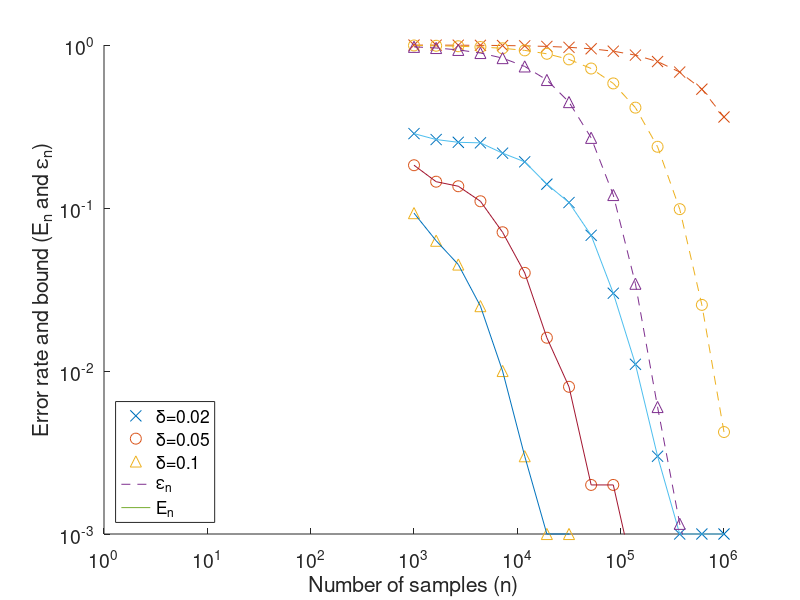

The MATLAB script that drew this image:
% Figure for distibution of error rate and bound for fixed sample size test

clear variables;

reload = false;
if reload
	nRuns = 1000;
	N = 2e6;
	% Load parameters for each chain
	load('results/gammas_2e6_from2e5.mat');

	epsilon = 0.01;
	mtrue = 0.88746;
	Ns = ceil(logspace(3,6,15));
	deltas = [0.02,0.05,0.1];
	fn = zeros(length(deltas),length(Ns));
	fp = zeros(length(deltas),length(Ns));
	for k=1:nRuns
		fname = sprintf('/home/beni/data/phd/mcmchyp/odemcmc-jakstat-1-2000000-50000-1-%d.mat',k);
		fprintf('Reading %s\n',fname);
		f = load(fname);
		sfx = cumsum(f.f);
		gamma = gammas(k);
		for j=1:length(deltas)
			delta = deltas(j);
			r = mtrue-delta;
			for i=1:length(Ns)
				ns = Ns(i);
				if sfx(ns) <= ns*r
					fn(j,i) = fn(j,i) + 1;
				end
			end
		end
	end
	fn = fn/nRuns;
else
	load('results/figure_fix_dat.mat');
end


%% Plotting
fh = figure; hold on;
fn(fn==0) = 0.5*(1/nRuns); % Set a small value below ylimit to avoid gap on log scale plot

markersize = 8;
plot(Ns,fn(1,:),'x','markers',markersize);
plot(Ns,fn(2,:),'o','markers',markersize);
plot(Ns,fn(3,:),'^','markers',markersize);
plot([1],nan,'--');
plot([1],nan,'-');
plot(Ns,fn(1,:),'-','markers',markersize);
plot(Ns,fn(2,:),'-','markers',markersize);
plot(Ns,fn(3,:),'-','markers',markersize);

for j=1:length(deltas)
	for i=1:length(Ns)
		Nfix(j,i) = mean(exp(-Ns(i)*gammas*deltas(j)^2));
	end
end
plot(Ns,Nfix(1,:),'x--','markers',markersize);
plot(Ns,Nfix(2,:),'o--','markers',markersize);
plot(Ns,Nfix(3,:),'^--','markers',markersize);

legends = {'\delta=0.02','\delta=0.05','\delta=0.1','\epsilon_n','E_n'};

xlabel('Number of samples (n)','FontSize',12);
ylabel('Error rate and bound (E_n and \epsilon_n)','FontSize',12);
ylim([1/nRuns,1]);
set(findall(gcf,'type','text'),'FontSize',16)
set(gca,'FontSize',14)
set(gca,'Xscale','log');
set(gca,'Yscale','log');
legend(legends,'Location','SouthWest');
saveas(fh, 'figs/figure_fix','eps');
